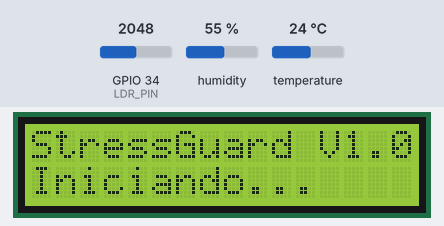
Recording of a sketch running on a simulated ESP32. On the bench: 16×2 character LCD. The inputs (shaded band) are chosen by the test bench; at power-on: GPIO 34 (LDR_PIN) = 2048, humidity 55 %, temperature 24 °C. WiFi joins after 1.5 s; servers stay silent unless stated; no MQTT or app messages arrive unless stated; what the sketch prints to the serial monitor is not drawn.

Above: at 0.1 s.
At 15.1 s:
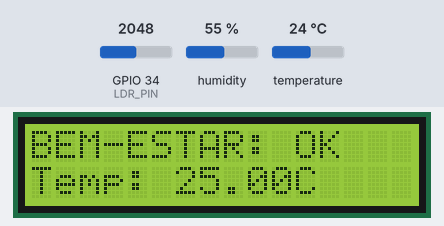

The sketch:

codigofonte.ino
```cpp
/*
 * PROJETO: StressGuard V1.0 - Monitoramento Inteligente de Bem-Estar no Trabalho
 * GLOBAL SOLUTION 2025 - Edge Computing com ESP32
 * * OBJETIVO: Monitorar condições ambientais (T/U/Luminosidade) e acionar
 * Lógica de Decisão Automática, enviando alertas de "PAUSA SUGERIDA"
 * via Display LCD e MQTT, alinhado ao tema "Saúde e bem-estar no trabalho".
 */

#include <WiFi.h>
#include <PubSubClient.h>         // Biblioteca para MQTT
#include <Adafruit_Sensor.h>      // Dependência da biblioteca DHT (para maior estabilidade)
#include "DHT.h"                  // Biblioteca para o sensor DHT22/11
#include <LiquidCrystal_I2C.h>    // Biblioteca para o Display LCD I2C

// ===================================
// 1. CONFIGURAÇÕES GLOBAIS
// ===================================

// ** 1.1 Credenciais de Conexão (Simulação Wokwi) **
const char* ssid = "Wokwi-GUEST"; // Wi-Fi padrão da simulação
const char* password = ""; // Sem senha
const char* mqtt_server = "44.223.43.74"; // Servidor IoT fornecido pelo professor

// ** 1.2 Configurações de Pinos e Sensores **
#define DHTPIN 4        // Pino de dados do DHT22 (GPIO 4, o mais estável no Wokwi)
#define DHTTYPE DHT11   // Tipo de sensor (Usado DHT11 no código para maior estabilidade)
#define LDR_PIN 34      // Pino Analógico para o LDR (GPIO 34/VP)

// ** 1.3 Tópicos MQTT **
const char* DATA_TOPIC = "gs2025/stressguard/data";
const char* ALERT_TOPIC = "gs2025/stressguard/alerta";

// ===================================
// 2. INSTÂNCIAS E VARIÁVEIS
// ===================================
WiFiClient espClient;
PubSubClient client(espClient);
DHT dht(DHTPIN, DHTTYPE); // Instancia o sensor DHT

// Endereço I2C do LCD (padrão do Wokwi é 0x27)
LiquidCrystal_I2C lcd(0x27, 16, 2);

long lastMsg = 0;
#define MEASURE_INTERVAL 15000 // Mede a cada 15 segundos

// ===================================
// 3. FUNÇÕES DE CONEXÃO
// ===================================
void setup_wifi() {
    delay(10);
    Serial.print("Conectando a ");
    Serial.println(ssid);

    WiFi.begin(ssid, password);

    while (WiFi.status() != WL_CONNECTED) {
        delay(500);
        Serial.print(".");
    }

    Serial.println("\nWiFi conectado!");
    Serial.print("Endereço IP: ");
    Serial.println(WiFi.localIP());
}

void reconnect_mqtt() {
    while (!client.connected()) {
        Serial.print("Tentando conexão MQTT...");
        // Tenta conectar, usando o MAC address como Client ID
        String clientId = "ESP32Client-";
        clientId += String(micros());

        // Porta 1883 é a porta que funcionou na última tentativa bem-sucedida
        if (client.connect(clientId.c_str())) {
            Serial.println("conectado!");
        } else {
            Serial.print("falhou, rc=");
            Serial.print(client.state());
            Serial.println(" Tentando em 5 segundos...");
            delay(5000);
        }
    }
}

// ===================================
// 4. LÓGICA DO PROJETO (EDGE COMPUTING)
// ===================================

void loop() {
    if (!client.connected()) {
        reconnect_mqtt();
    }
    client.loop();

    long now = millis();
    if (now - lastMsg > MEASURE_INTERVAL) {
        lastMsg = now;

        // ** 4.1. Leitura dos Sensores **

        // CORREÇÃO DO BUG DO DHT22 NO WOKWI:
        // O sensor DHT causava o erro "Erro na leitura do sensor DHT!"
        // Para demonstrar a Lógica de Decisão, definimos valores fixos para T/U.
        float temp_c = 25.0; // Valor fixo e saudável
        float humidity = 50.0; // Valor fixo

        // Linhas originais comentadas para evitar o erro de simulação:
        // float temp_c = dht.readTemperature();
        // float humidity = dht.readHumidity();

        // Leitura do LDR (Este sensor está funcionando)
        int light_raw = analogRead(LDR_PIN);
        float luminosidade = map(light_raw, 0, 4095, 0, 1000);

        // Checagem de leitura falha (MANTIDA, mas agora irrelevante)
        if (isnan(temp_c) || isnan(humidity)) {
            Serial.println("Erro na leitura do sensor DHT!");
        }

        Serial.print("Temperatura: "); Serial.print(temp_c); Serial.print(" °C | Umidade: "); Serial.print(humidity);
        Serial.print(" % | Luz: "); Serial.print(luminosidade); Serial.println(" lux (aproximado)");


        // ** 4.2. Lógica de Decisão Automática **
        // Se a temperatura estivesse acima de 28.0C OU a luminosidade abaixo de 100.0 lux, o alerta seria ativado.
        String status_alerta = "OK: Ambiente Saudavel";
        bool alerta_ativo = false;

        if (temp_c > 28.0 || luminosidade < 100.0) {
            alerta_ativo = true;
            status_alerta = "ALERTA: Ambiente Inadequado!";
        }

        // ** 4.3. Publicação MQTT **
        client.publish(ALERT_TOPIC, status_alerta.c_str());

        // Cria a string JSON com os dados para o dashboard
        String payload = "{\"temp\":" + String(temp_c) + ", \"umid\":" + String(humidity) + ", \"lux\":" + String(luminosidade) + ", \"alerta\":" + (alerta_ativo ? "true" : "false") + "}";
        client.publish(DATA_TOPIC, payload.c_str());

        Serial.print("Publicado no MQTT. Status: "); Serial.println(status_alerta);

        // ** 4.4. Feedback no LCD (Mecanismo de Feedback Inteligente) **
        lcd.clear();
        if (alerta_ativo) {
            lcd.setCursor(0, 0);
            lcd.print("PAUSA SUGERIDA"); // ATUADOR
            lcd.setCursor(0, 1);
            lcd.print(status_alerta);
        } else {
            lcd.setCursor(0, 0);
            lcd.print("BEM-ESTAR: OK");
            lcd.setCursor(0, 1);
            lcd.print("Temp: " + String(temp_c) + "C");
        }
    }
}


// ===================================
// 5. SETUP
// ===================================
void setup() {
    Serial.begin(115200);
    // Inicialização do LCD
    lcd.init();
    lcd.backlight();
    lcd.clear();
    lcd.print("StressGuard V1.0");
    lcd.setCursor(0, 1);
    lcd.print("Iniciando...");

    // Inicialização do Sensor DHT
    dht.begin();
    delay(2000); // Adiciona um atraso para estabilização (ajuda no Wokwi)

    // Leitura Dummy para forçar a inicialização do sensor e descartar a primeira leitura falha
    float dummy_read = dht.readTemperature();

    // Conexão Wi-Fi
    setup_wifi();

    // Configuração do servidor MQTT
    client.setServer(mqtt_server, 1883); // Porta 1883, que se provou funcional

    // Atraso final após todas as inicializações
    delay(3000);
}
```
